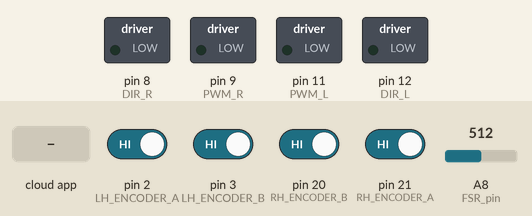
This sketch was run on a simulated Arduino Mega 2560, built with avr-gcc and run on an emulated ATmega2560. Parts: switched loads named in the sketch (green lamp = pin HIGH). The inputs (shaded band) are chosen by the test bench; at power-on: pin 2 (LH_ENCODER_A), pin 3 (LH_ENCODER_B), pin 20 (RH_ENCODER_B), pin 21 (RH_ENCODER_A) HIGH, A8 (FSR_pin) = 512. The ROS host is connected and sends only what is stated.

Above: at 1.2 s.
1.3 s: the phone or cloud app sets lmotor_cmd to -100
At 1.8 s:
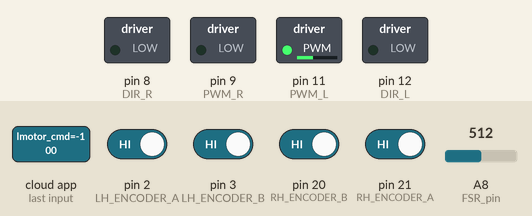
2.8 s: the phone or cloud app sets rmotor_cmd to -100
At 4.0 s:
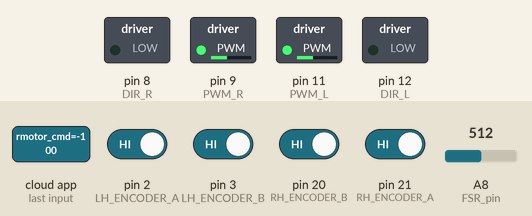
4.3 s: the phone or cloud app sets lmotor_cmd to 0
At 5.3 s:
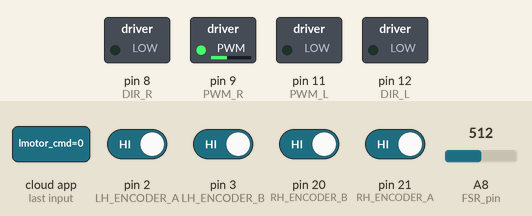
5.8 s: the phone or cloud app sets rmotor_cmd to 100
At 6.4 s:
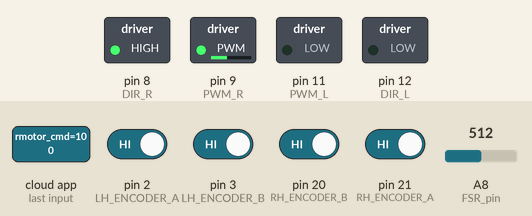
7.3 s: the phone or cloud app sets lmotor_cmd to 100
At 8.5 s:
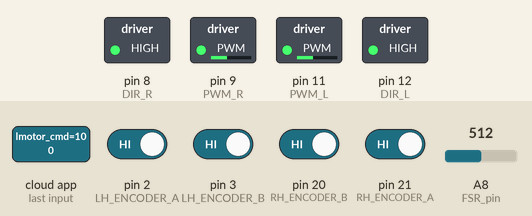
8.8 s: the phone or cloud app sets rmotor_cmd to 0
At 9.9 s:
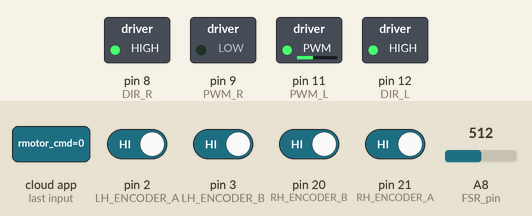
Timing chart, 0 to 11.3 s (numbered marks = the images above; inputs shaded):
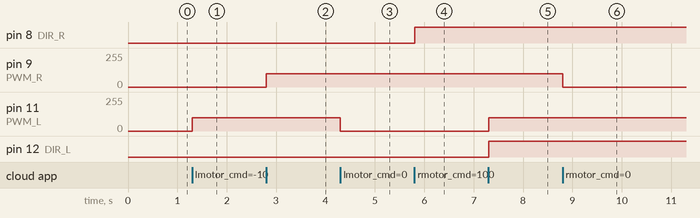

The sketch:

final.ino
```cpp
#include <ros.h>
#include <std_msgs/String.h>
// #include <Arduino.h>
#include <Servo.h>
#include <std_msgs/Float32.h>
#include <std_msgs/Int16.h>
#include <geometry_msgs/Twist.h>
#define FSR_pin A8

#define PWM_L 11
#define DIR_L 12
///////right motor//////
#define PWM_R 9
#define DIR_R 8
//// Right encoder////////
#define RH_ENCODER_A  21
#define RH_ENCODER_B  20
//left encoder///////////
#define LH_ENCODER_A 2
#define LH_ENCODER_B 3


int reading ;
volatile  long int rightCounter = 0;
volatile  long int leftCounter = 0;


ros::NodeHandle  nh;

Servo OMOPLATE_L ;
Servo OMOPLATE_R ;
Servo SHOULDER_L ;
Servo SHOULDER_R ;
Servo ROTATE_L ;
Servo ROTATE_R ;
Servo BICEPS_L ;
Servo BICEPS_R ;

std_msgs::Int16 Force_msg;
std_msgs::Float32 test_1;
std_msgs::Float32 test_2;
std_msgs::Float32 test_3;
std_msgs::Float32 test_4;
std_msgs::Int16 len_msg;
std_msgs::Int16 ren_msg;
geometry_msgs::Twist ayhaga ;

ros::Publisher p_OMOPLATE("OMOPLATE_pos", &test_1);
ros::Publisher p_SHOULDER("SHOULDER_pos", &test_2);
ros::Publisher p_ROTATE("ROTATE_pos", &test_3);
ros::Publisher p_BICEPS("BICEPS_pos", &test_4);
ros::Publisher pub_Force("FORCE",&Force_msg);
ros::Publisher pub_lencoder( "lwheel", &len_msg);
ros::Publisher pub_rencoder( "rwheel", &ren_msg);


ros::Publisher pubbb( "/diff_drive/cmd_vel", &ayhaga);

void OMOPLATE_cb( const std_msgs::Float32& cmd_msg1){
  float omoplate_L = map(cmd_msg1.data , 0, 90,60,5 );
  float omoplate_R = map(cmd_msg1.data , 0, 90,163,135);
  OMOPLATE_L.write(omoplate_L); //set servo angle, should be from 0-180
  OMOPLATE_R.write(omoplate_R);
  delay(10);
  test_1.data = cmd_msg1.data ;
  p_OMOPLATE.publish(&test_1);
}
void SHOULDER_cb( const std_msgs::Float32& cmd_msg2){
  float shoulder_L = map( cmd_msg2.data , 0, 90, 175,90);
  float shoulder_R = map( cmd_msg2.data , 0, 90, 170,40);
  SHOULDER_L.write(shoulder_L); //set servo angle, should be from 0-180
  SHOULDER_R.write(shoulder_R);
  delay(10);
  test_2.data = cmd_msg2.data;
  p_SHOULDER.publish(&test_2);
}
void ROTATE_cb( const std_msgs::Float32& cmd_msg3){
  float rotate_L = map(cmd_msg3.data, 0, 90, 110, 130);
  float rotate_R = map(cmd_msg3.data, 0, 90, 75, 93);
  ROTATE_L.write(rotate_L); //set servo angle, should be from 0-180
  ROTATE_R.write(rotate_R);
  delay(10);
  test_3.data = cmd_msg3.data ;
  p_ROTATE.publish(&test_3);
}
void BICEPS_cb( const std_msgs::Float32& cmd_msg4){
  float biceps_L = map(cmd_msg4.data, 0, 90, 70, 150);
  float biceps_R = map(cmd_msg4.data, 0, 90, 115, 40);
  BICEPS_L.write(biceps_L); //set servo angle, should be from 0-180
  BICEPS_R.write(biceps_R);
  delay(10);
  test_4.data = cmd_msg4.data ;
  p_BICEPS.publish(&test_4);
}


void lmotor_Cb( const std_msgs::Float32& lm){

  left_motor_control(lm.data);
}

void rmotor_Cb( const std_msgs::Float32& rm){

  right_motor_control(rm.data);
}


void left_motor_control(float vel1){
 //move the wheel Forward
  if(vel1> 0.0){
   digitalWrite(DIR_L,HIGH);
   analogWrite(PWM_L,vel1);

    }

   //move the wheel backward
  else if(vel1< 0.0){
     vel1=abs(vel1);
     digitalWrite(DIR_L,LOW);
     analogWrite(PWM_L,vel1);
   // Serial.println("Backward");
    }
   else if(vel1== 0) {
     digitalWrite(PWM_L, vel1);
      }
  }

  void right_motor_control(float vel2){
 //move the wheel Forward
  if(vel2> 0.0){
    digitalWrite(DIR_R,HIGH);
   analogWrite(PWM_R,vel2);
    }
   //move the wheel backward
  else if(vel2< 0.0){
    vel2=abs(vel2);
   digitalWrite(DIR_R,LOW);
   analogWrite(PWM_R,vel2);
   // Serial.println("Backward");
    }
   else if(vel2== 0) {
     digitalWrite(PWM_R, vel2);
      }
  }
void leftEncoderISR()
{
  if (digitalRead(LH_ENCODER_A) == HIGH) {
    if (digitalRead(LH_ENCODER_B) == LOW) { // BACKWORD DIRECTION
      leftCounter++;
    }else{
       leftCounter--;
    }
    }
    else {
      if (digitalRead(LH_ENCODER_B) == LOW){
        leftCounter--;
      }else{
        leftCounter++;
      }
    }
  }

void rightEncoderISR()
{
  if (digitalRead(RH_ENCODER_A) == HIGH) {
    if (digitalRead(RH_ENCODER_B) ==LOW) {
      rightCounter--;
    }else{
       rightCounter++;
    }
    }
    else {
      if (digitalRead(RH_ENCODER_B) == LOW){
      rightCounter++;
      }else{
        rightCounter--;
      }
    }
  }


void twistt (const geometry_msgs::Twist& cmd_vel){
  ayhaga.linear.x = cmd_vel.linear.x ;
  ayhaga.angular.z = cmd_vel.angular.z ;
  pubbb.publish(&ayhaga);
}


ros::Subscriber<std_msgs::Float32> sub_1("OMOPLATE", &OMOPLATE_cb);
ros::Subscriber<std_msgs::Float32> sub_2("SHOULDER", &SHOULDER_cb);
ros::Subscriber<std_msgs::Float32> sub_3("ROTATE", &ROTATE_cb);
ros::Subscriber<std_msgs::Float32> sub_4("BICEPS", &BICEPS_cb);
ros::Subscriber<std_msgs::Float32> subl("lmotor_cmd", &lmotor_Cb );
ros::Subscriber<std_msgs::Float32> subr("rmotor_cmd", &rmotor_Cb );

ros::Subscriber<geometry_msgs::Twist> twistxx("twist", &twistt );

void setup(){
  Serial.begin(57600);
  nh.initNode();
  nh.subscribe(sub_1);
  nh.subscribe(sub_2);
  nh.subscribe(sub_3);
  nh.subscribe(sub_4);
  nh.subscribe(subl);
  nh.subscribe(subr);
  nh.subscribe(twistxx);
  nh.advertise(p_OMOPLATE);
  nh.advertise(p_SHOULDER);
  nh.advertise(p_ROTATE);
  nh.advertise(p_BICEPS);
  nh.advertise (pub_Force);
  nh.advertise(pub_lencoder);
  nh.advertise(pub_rencoder);
  nh.advertise(pubbb);

  pinMode(PWM_L, OUTPUT);
  pinMode(DIR_L, OUTPUT);
  pinMode(PWM_R, OUTPUT);
  pinMode(DIR_R, OUTPUT);
  pinMode(RH_ENCODER_A, INPUT);
  pinMode(RH_ENCODER_B, INPUT);
  digitalWrite(RH_ENCODER_A, HIGH);
  digitalWrite(RH_ENCODER_B, HIGH);
  pinMode(LH_ENCODER_A, INPUT);
  pinMode(LH_ENCODER_B, INPUT);
  digitalWrite(LH_ENCODER_A, HIGH);
  digitalWrite(LH_ENCODER_B, HIGH);
  attachInterrupt(digitalPinToInterrupt(21), rightEncoderISR, CHANGE);
  attachInterrupt(digitalPinToInterrupt(20), rightEncoderISR, RISING);
  attachInterrupt(digitalPinToInterrupt(2), leftEncoderISR, CHANGE);
  attachInterrupt(digitalPinToInterrupt(3), leftEncoderISR,RISING);


//   OMOPLATE_L.attach(18);///
//   OMOPLATE_R.attach(16);///
//   SHOULDER_L.attach(15);///
//   SHOULDER_R.attach(30);///
//   ROTATE_L.attach(4);///
//   ROTATE_R.attach(32);///
//   BICEPS_L.attach(17);///
//   BICEPS_R.attach(14);///

  OMOPLATE_L.write(60);  // 60 - 5
  OMOPLATE_R.write(163);  // 163 - 135

  SHOULDER_L.write(175);  //175-90
  SHOULDER_R.write(170);   //170 - 40

  ROTATE_L.write(110); //110 - 180
  ROTATE_R.write(75);  // 75- 95

  BICEPS_L.write(70);   //70 - 150
  BICEPS_R.write(115);  //120 - 40
}

void loop(){


  len_msg.data = leftCounter;
  ren_msg.data = rightCounter;


  int reading= analogRead (FSR_pin);
  Force_msg.data = reading ;
  pub_Force.publish(&Force_msg);

  pub_lencoder.publish( &len_msg );
  pub_rencoder.publish( &ren_msg );


  nh.spinOnce();
  //delay(1);
}
```

Measured:
- after the input at 1.3 s, pin 11 (PWM_L): 0/255 → 100/255 at once
- after the input at 2.8 s, pin 9 (PWM_R): 0/255 → 100/255 at once
- after the input at 4.3 s, pin 11 (PWM_L): 100/255 → 0/255 at once
- after the input at 5.8 s, pin 8 (DIR_R): LOW → HIGH at once
- after the input at 7.3 s, pin 11 (PWM_L): 0/255 → 100/255 at once; pin 12 (DIR_L): LOW → HIGH at once
- after the input at 8.8 s, pin 9 (PWM_R): 100/255 → 0/255 at once
